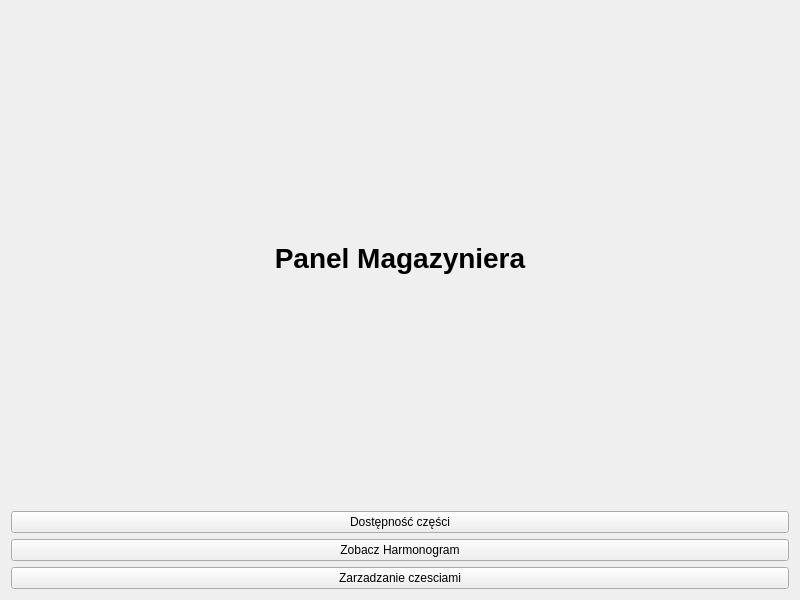
<?xml version="1.0" encoding="UTF-8"?>
<ui version="4.0">
 <class>PanelMagazyniera</class>
 <widget class="QWidget" name="PanelMagazyniera">
  <property name="geometry">
   <rect>
    <x>0</x>
    <y>0</y>
    <width>800</width>
    <height>600</height>
   </rect>
  </property>
  <property name="windowTitle">
   <string>Form</string>
  </property>
  <layout class="QVBoxLayout" name="verticalLayout">
   <item>
    <widget class="QLabel" name="label">
     <property name="font">
      <font>
       <pointsize>21</pointsize>
       <bold>true</bold>
      </font>
     </property>
     <property name="text">
      <string>Panel Magazyniera</string>
     </property>
     <property name="alignment">
      <set>Qt::AlignCenter</set>
     </property>
    </widget>
   </item>
   <item>
    <widget class="QPushButton" name="Dostepnosc_Button">
     <property name="text">
      <string>Dostępność części</string>
     </property>
    </widget>
   </item>
   <item>
    <widget class="QPushButton" name="Harmonogram_Button">
     <property name="text">
      <string>Zobacz Harmonogram</string>
     </property>
    </widget>
   </item>
   <item>
    <widget class="QPushButton" name="Czesci_Button">
     <property name="text">
      <string>Zarzadzanie czesciami</string>
     </property>
    </widget>
   </item>
  </layout>
 </widget>
 <resources/>
 <connections/>
</ui>
